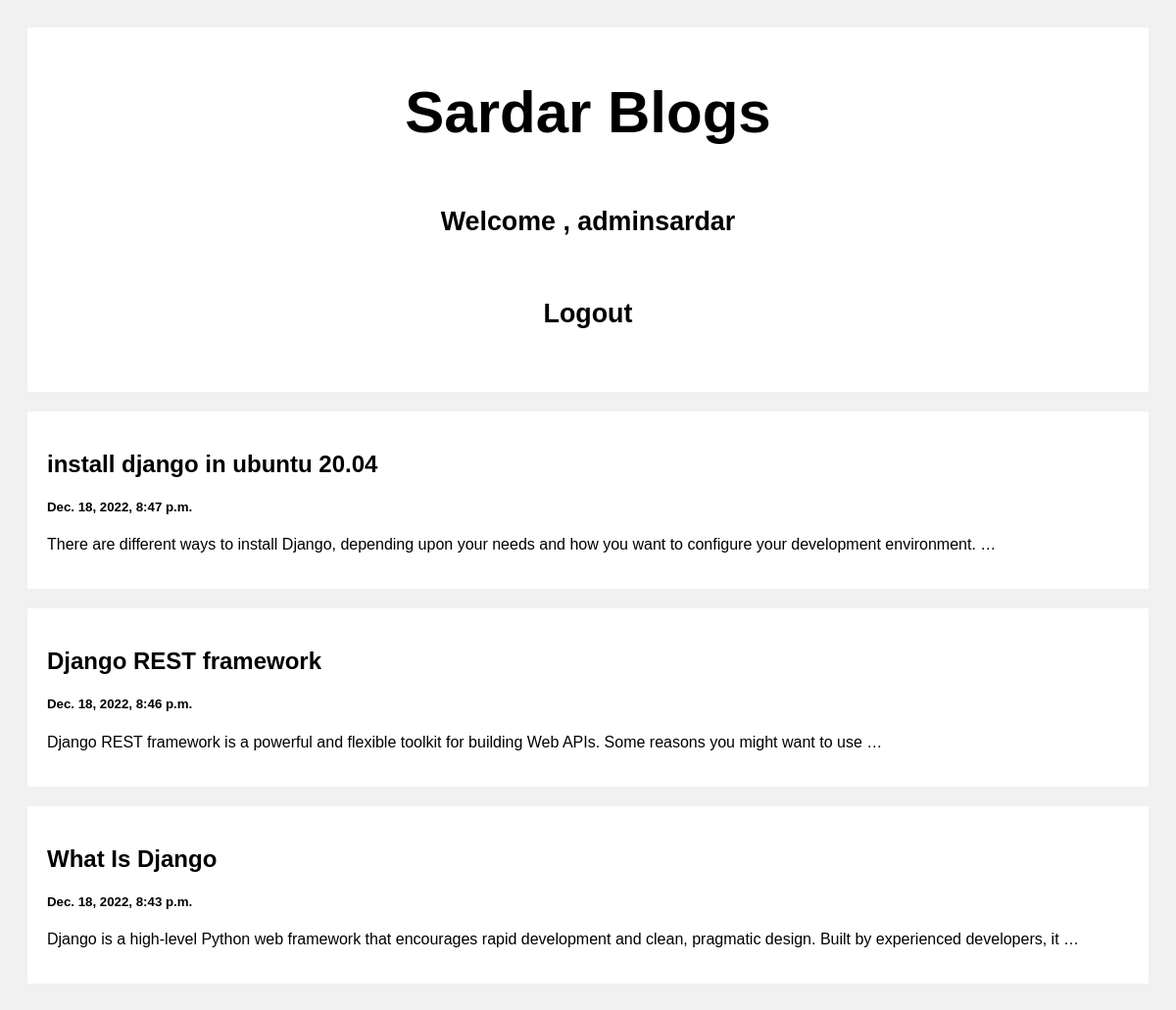
The app's page / (signed in) with its own data.
### posts/models.py (models this page shows)
class Post(models.Model):
    title = models.CharField(max_length=100)
    body = models.CharField(max_length=1000000)
    created_at = models.DateTimeField(default=datetime.now, blank=True)

### posts/views.py (the view)
# urls.py: path('', views.index, name='index'),
def index(request):
    posts = Post.objects.all()
    return render(request , 'index.html',{'Posts':posts})

### template/index.html (shortened to what this page needs)
<!DOCTYPE html>
<html>
<head>
</head>
<body>
<div class="header">
  <a href="/">
    <h2>Sardar Blogs</h2>
    {% if user.is_authenticated %}
    <h6>Welcome , {{ user.username }}</h6>
    {% endif %}
    {% if user.is_authenticated %}
    <h6><a href="http://127.0.0.1:8000/logout/">Logout</a></h6>
    {% else %}
    <h6><a href="http://127.0.0.1:8000/login/">login</a></h6>
    {% endif %}
  </a>
</div>
<div class="row">
  <div class="leftcolumn">
    {% for post in Posts reversed %}
    <div class="card">
      {% if user.is_authenticated %}
      <a style="text-decoration: none; color: black;" href="/post/{{post.id}}">
      {% endif %}
        <h2>{{post.title}}</h2>
        <h5>{{post.created_at}}</h5>
        <p>{{post.body|truncatewords:20}}</p>
      </a>
    </div>
    {% endfor %}
  </div>
</div>
</body>
</html>

### template/index.html (style rules this page uses)
* { box-sizing: border-box; }
body { font-family: sans-serif; padding: 20px; background: #f1f1f1; }
.header { padding: 2px; font-size: 40px; text-align: center; background: white; }
.leftcolumn { float: left; width: 100%; }
.card { background-color: white; padding: 20px; margin-top: 20px; }
.row:after { content: ""; display: table; clear: both; }
a { text-decoration: none; color: black; }

### records on screen
Post: title "install django in ubuntu 20.04", created_at "Dec. 18, 2022, 8:47 p.m.", body "There are different ways to install Django, depending upon your needs and how you want to configure your development environment. …"
Post: title "Django REST framework", created_at "Dec. 18, 2022, 8:46 p.m.", body "Django REST framework is a powerful and flexible toolkit for building Web APIs. Some reasons you might want to use …"
Post: title "What Is Django", created_at "Dec. 18, 2022, 8:43 p.m.", body "Django is a high-level Python web framework that encourages rapid development and clean, pragmatic design. Built by experienced developers, it …"

### other values on screen
{{ user.username }} "adminsardar"
